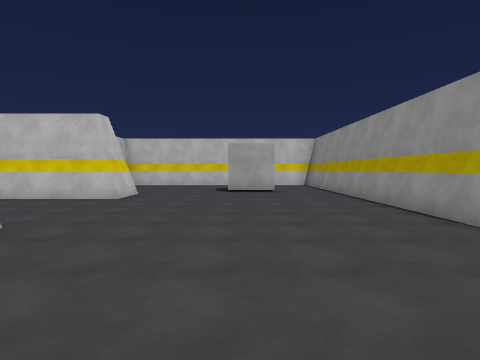
[1] (above)

18 first-person views from a walk through a Unity game level. The camera is 1.5 m above the floor, tilts 2° down and sees 75° across. The floor is counted in squares, 2 m on a side. Each view is taken from the middle of a square. On the plan, view 1 faces up. The plan holds only what a view shows up to about 10 squares ahead; the rest is blank. The place goes on beyond the plan. The player character is not drawn. Surface patterns are stand-ins for the level's own textures.

[2]
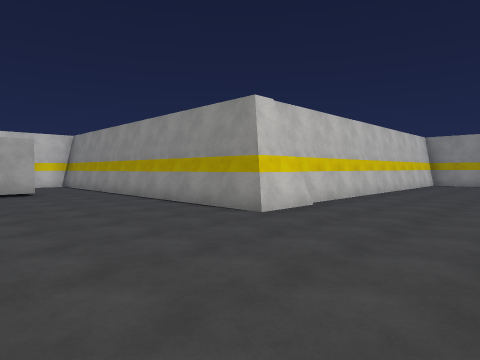

[3]
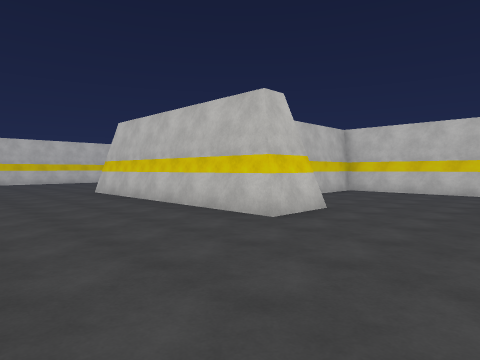

[4]
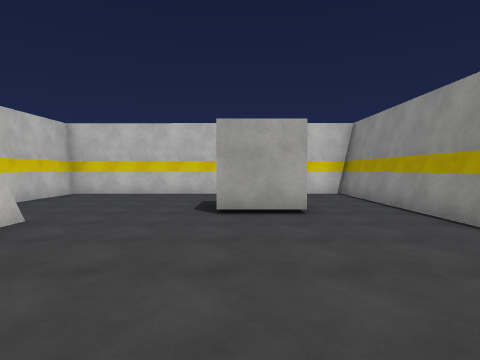

[5]
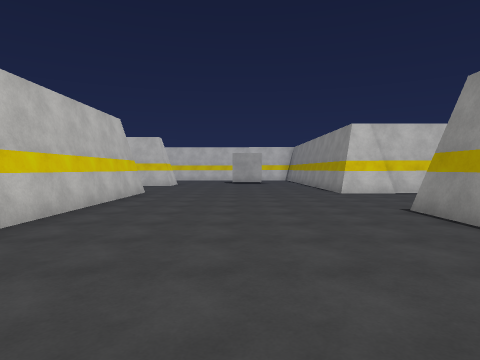

[6]
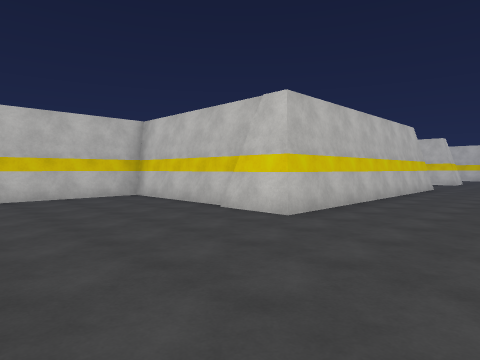

[7]
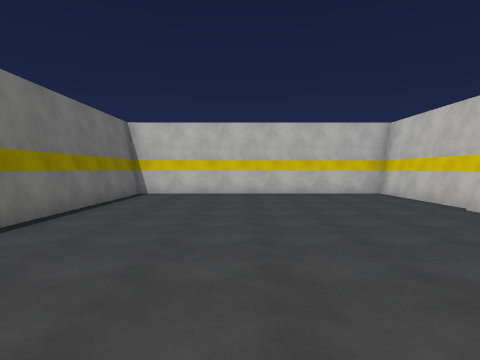

[8]
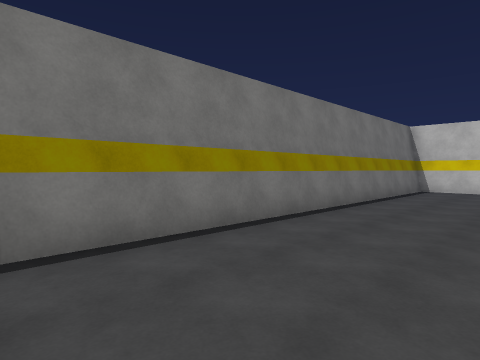

[9]
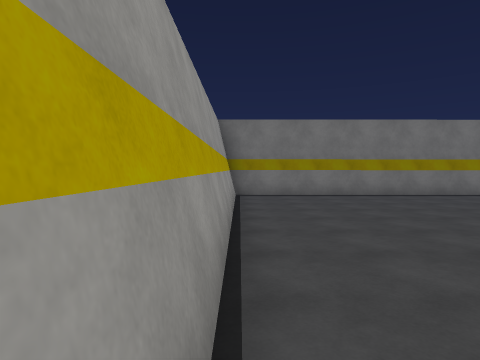

[10]
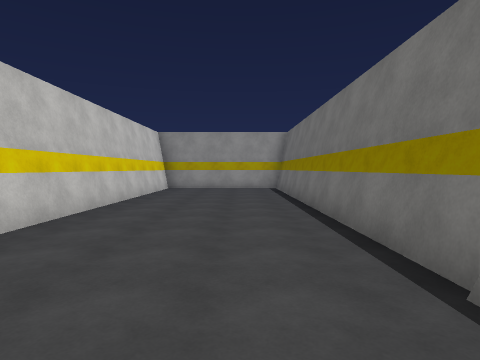

[11]
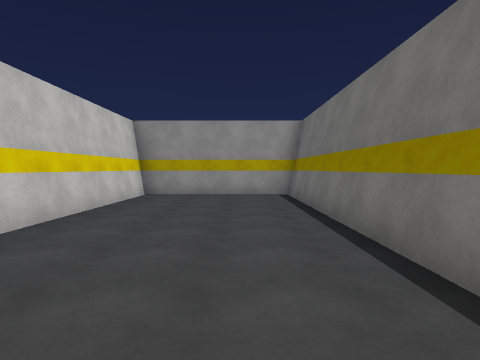

[12]
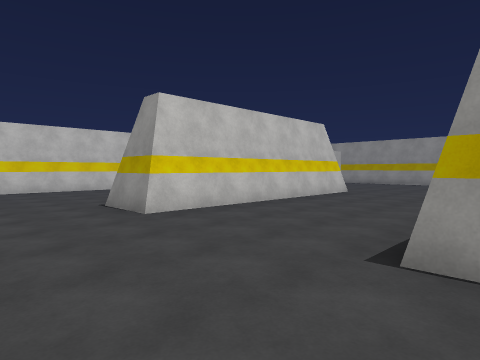

[13]
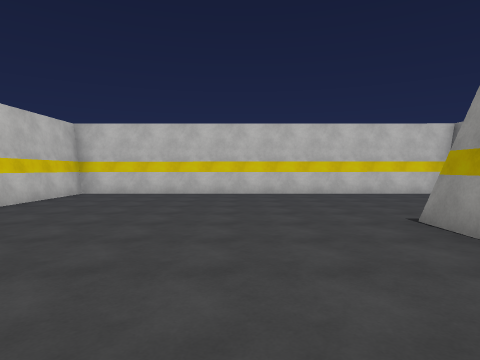

[14]
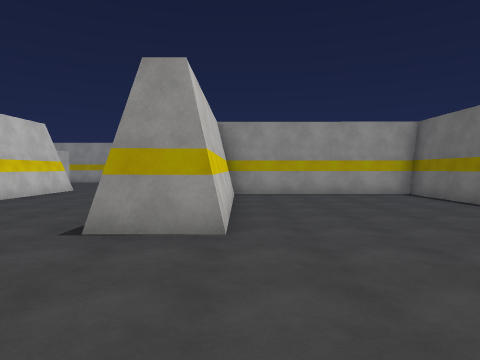

[15]
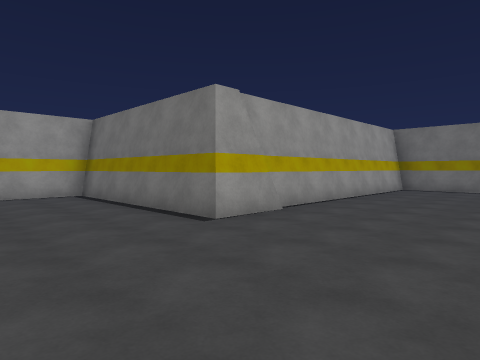

[16]
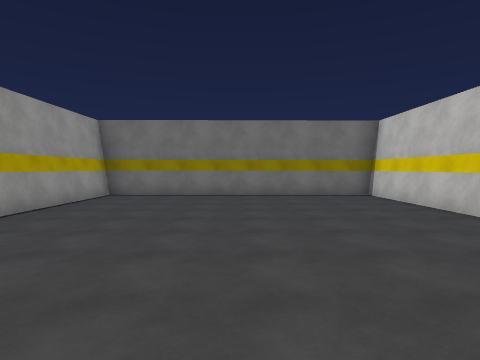

[17]
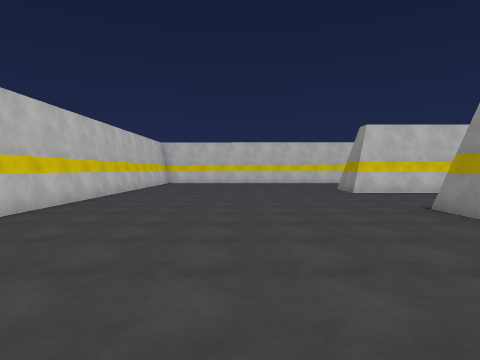

[18]
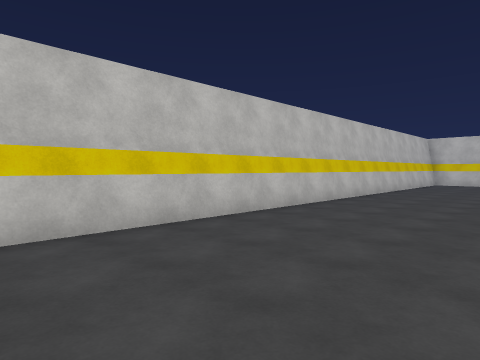

### Floor plan
Points are (right, up) in squares from view 1. A wall is a line through its corners. A room is listed if a view was taken in it or the views show most of it. See-through windows are left out.
Room 1 (views 1, 2, 3, 4, 5, 6, 7, 8, 9, 10, 11, 12, 13, 14, 15, 16, 17, 18)
walls: (-3.2, 3.6) (-3.1, -4.5); (-4.5, -4.6) (-8.7, -4.6) (-8.7, -12.2) (3.3, -12.1); (-10.3, -4.8) (-10.3, -3.2) (-4.5, -3.2) (-4.5, 2.3) (-10.4, 2.3) (-10.4, 3.6); (-3.2, 8.6) (-3.2, 8) (-10.4, 7.9) (-10.4, 9.5); (3.2, 3.6) (3.2, 9.6); (4.9, -0.5) (15.4, -0.5); (3.3, -6.5) (3.2, -0.4); (-6.7, 14.7) (-17.9, 14.6) (-17.9, 11.2); (-17.9, 8.3) (-17.9, -1.6); (-0.6, 14.7) (-5.2, 14.7) (-5.2, 11.7); (-17.9, -7.8) (-17.8, -12.2); (-14.6, -12.2) (-10.1, -12.2) (-10.1, -4.7); (3.4, 14.7) (2, 14.7); (15.3, 3.9) (3.1, 3.9)
low walls: (4.8, 3.6) (3.2, 3.6); (-10.3, -12.2) (-10.3, -4.9)
objects: other object (0, 11) to (1, 11)

Positions as (right, up) in squares from view 1, and headings:
1: (0, 0), facing up
2: (-1, 0), facing up-right
3: (0, 4), facing up-left
4: (0, 5), facing up
5: (0, -6), facing up
6: (0, -9), facing up-left
7: (1, -9), facing left
8: (3, -9), facing down-left
9: (3, -3), facing down
10: (3, 1), facing right
11: (6, 1), facing right
12: (-13, 3), facing up-right
13: (-13, 5), facing up
14: (-14, 2), facing right
15: (-14, 0), facing down-right
16: (-14, -3), facing down
17: (-14, -2), facing up
18: (-14, -2), facing up-left
